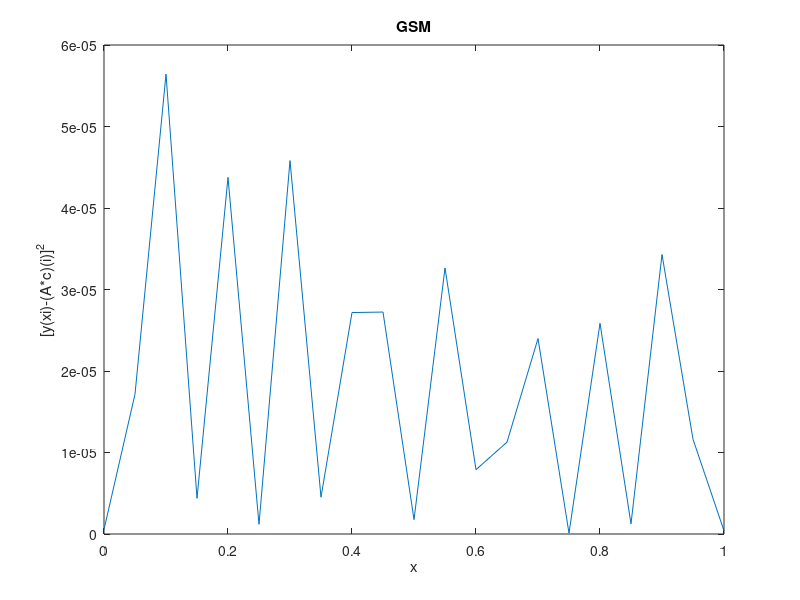
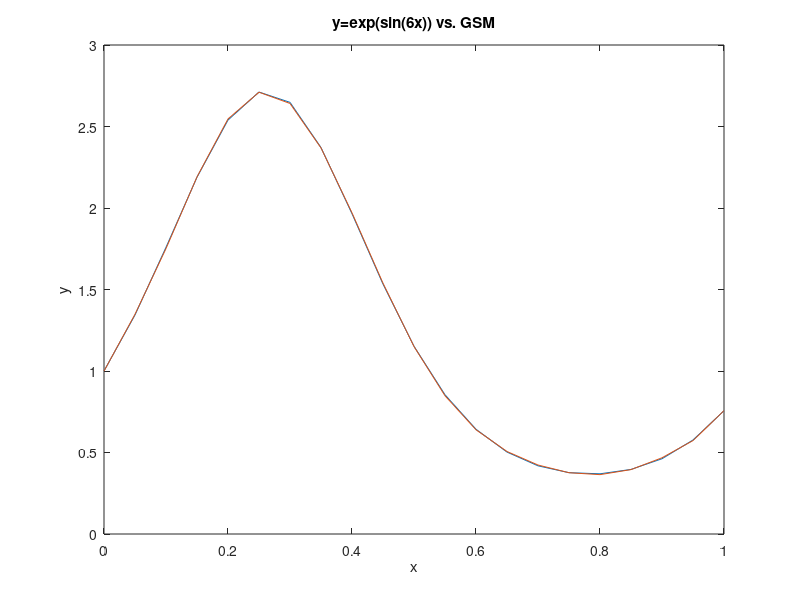

MATLAB code to generate these figures, in order:
n=11;
m=21;
Xspace=linspace(0,1,m);
A=vander(Xspace);
A=A(:,n:end);
Acopia=A;
Yspace=transpose(exp(sin(6.*Xspace)));
R=zeros(n);
Q=zeros(m,n);

for j=1:n
    for i=1:j-1
        R(i,j)=Q(:,i)'*A(:,j);
        A(:,j)-=R(i,j)*Q(:,i);
    end
    R(j,j)=norm(A(:,j));
    if (R(j,j)==0)
        break
    end
    Q(:,j)=A(:,j)/R(j,j);
end
c=R\(Q'*Yspace);

err=(Q*R-Acopia).^2;
MSE=sum(err(:))/numel(A)

err=(Yspace-Acopia*c).^2;
MSE=sum(err(:))/m

plot(Xspace, err)
title('GSM')
xlabel('x')
ylabel('[y(xi)-(A*c)(i)]^2')
figure()

plot(Xspace, Yspace, Xspace, Acopia*c)
title('y=exp(sin(6x)) vs. GSM')
xlabel('x')
ylabel('y')

cond(R)